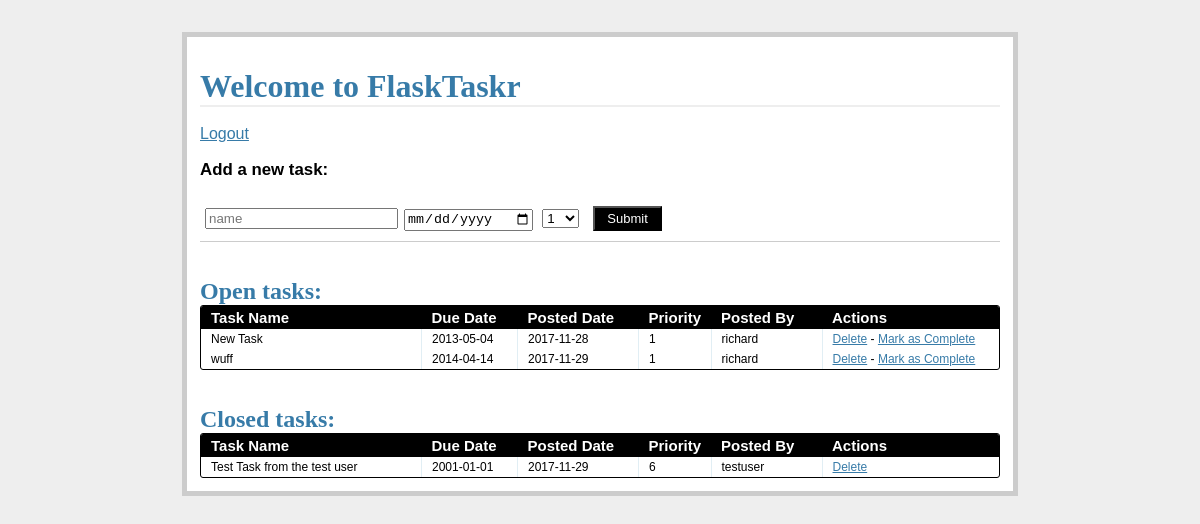
Screenshot of /tasks/ (signed in) with the database file from the repository.
### models.py (models this page shows, shortened)
class Task(db.Model):
    __tablename__ = "tasks"
    task_id = db.Column(db.Integer, primary_key=True)
    name = db.Column(db.String, nullable=False)
    due_date = db.Column(db.Date, nullable=False)
    priority = db.Column(db.Integer, nullable=False)
    posted_date = db.Column(db.Date, default=datetime.datetime.utcnow())
    status = db.Column(db.Integer)
    user_id = db.Column(db.Integer, db.ForeignKey('users.id'))

class User(db.Model):
    __tablename__ = 'users'
    id = db.Column(db.Integer, primary_key=True)
    name = db.Column(db.String, unique=True, nullable=True)
    email = db.Column(db.String, unique=True, nullable=False)
    password = db.Column(db.String, nullable=False)
    tasks = db.relationship('Task', backref='poster')

### views.py (the view)
@app.route('/tasks/')
@login_required
def tasks():
    return render_template(
        'tasks.html',
        form = AddTaskForm(request.form),
        open_tasks = open_tasks(),
        closed_tasks = closed_tasks()
    )

### forms.py
class AddTaskForm(FlaskForm):
    task_id = IntegerField()
    name = StringField(
        'Task Name',
        validators=[DataRequired()]
    )
    due_date = DateField(
        'Date Due (yyyy-mm-dd)',
        validators=[DataRequired()],
        format='%Y-%m-%d'
    )
    priority = SelectField(
        'Priority',
        validators=[DataRequired()],
        choices=[
            ('1', '1'), ('2', '2'), ('3', '3'), ('4', '4'), ('5', '5'), ('6', '6'), ('7', '7'), ('8', '8'), ('9', '9'), ('10', '10')
        ]
    )
    status = IntegerField('Status')

### views.py (called while the page is built)
def open_tasks():
    return db.session.query(Task).filter_by(status='1').order_by(Task.due_date.asc())

def closed_tasks():
    return db.session.query(Task).filter_by(status='0').order_by(Task.due_date.asc())

def login_required(test):
    @wraps(test)
    def wrap(*args, **kwargs):
        if 'logged_in' in session:
            return test(*args, **kwargs)
        else:
            flash('You need to login first.')
            return redirect(url_for('login'))
    return wrap

### templates/tasks.html (shortened to what this page needs)
{% extends "_base.html" %}
{% block content %}
<h1>Welcome to FlaskTaskr</h1>
<br>
<a href="{{ url_for('logout') }}">Logout</a>
<div class="add-task">
  <h3>Add a new task:</h3>
  <form action="{{ url_for('new_task') }}" method="post" class="inline-form">
    <div class="input-group">
      {{ form.name(placeholder="name") }}
    </div>
    <div class="input-group">
      {{ form.due_date(placeholder="due date") }}
    </div>
    <div class="input-group">
      {{ form.priority(placeholder="priority") }}
    </div>
    <div class="input-group">
      <button class="button" type="submit">Submit</button>
    </div>
</div>
<div class="entries">
  <br>
  <br>
  <h2>Open tasks:</h2>
  <div class="datagrid">
    <table>
      <thead>
        <tr>
          <th width="200px"><strong>Task Name</strong></th>
          <th width="75px"><strong>Due Date</strong></th>
          <th width="100px"><strong>Posted Date</strong></th>
          <th width="50px"><strong>Priority</strong></th>
          <th width="90px"><strong>Posted By</strong></th>
          <th><strong>Actions</strong></th>
        </tr>
      </thead>
      {% for task in open_tasks %}
        <tr>
          <td width="200px">{{ task.name }}</td>
          <td width="75px">{{ task.due_date }}</td>
          <td width="100px">{{ task.posted_date }}</td>
          <td width="50px">{{ task.priority }}</td>
          <td width="90px">{{ task.poster.name }}</td>
          <td>
            <a href="{{ url_for('delete_entry', task_id = task.task_id) }}">Delete</a>  -
            <a href="{{ url_for('complete', task_id = task.task_id) }}">Mark as Complete</a>
          </td>
        </tr>
      {% endfor %}
    </table>
  </div>
</div>
<br>
<br>
<div class="entries">
  <h2>Closed tasks:</h2>
  <div class="datagrid">
    <table>
      <thead>
        <tr>
          <th width="200px"><strong>Task Name</strong></th>
          <th width="75px"><strong>Due Date</strong></th>
          <th width="100px"><strong>Posted Date</strong></th>
          <th width="50px"><strong>Priority</strong></th>
          <th width="90px"><strong>Posted By</strong></th>
          <th><strong>Actions</strong></th>
        </tr>
      </thead>
      {% for task in closed_tasks %}
        <tr>
          <td width="200px">{{ task.name }}</td>
          <td width="75px">{{ task.due_date }}</td>
          <td width="100px">{{ task.posted_date }}</td>
          <td width="50px">{{ task.priority }}</td>
          <td width="90px">{{ task.poster.name }}</td>
          <td>
             <a href="{{ url_for('delete_entry', task_id = task.task_id) }}">Delete</a>
          </td>
        </tr>
      {% endfor %}
    </table>
  </div>
</div>
{% endblock %}

### templates/_base.html (shortened to what this page needs)
<!DOCTYPE html>
<html>
  <head>
    <link rel="stylesheet" href="{{ url_for('static', filename='css/main.css') }}">
  </head>
  <body>
    <div class="page">
      <br>
      {% block content %}
      {% endblock %}
    </div>
  </body>
</html>

### static/css/main.css (style rules this page uses)
body { font-family: sans-serif; background: #eee; }
a, h1, h2 { color: #377BA8; }
h1, h2 { font-family: 'Georgia', serif; margin: 0; }
h1 { border-bottom: 2px solid #eee; }
h2 { font-size: 1.5em; }
.page { margin: 2em auto; width: 50em; border: 5px solid #ccc; padding: 0.8em; background: white; }
.entries { list-style: none; margin: 0; padding: 0; }
.add-task { font-size: 0.9em; border-bottom: 1px solid #ccc; }
.input-group { margin-bottom: 15px; }
.datagrid table { border-collapse: collapse; text-align: left; width: 100%; }
.datagrid { background: #fff; overflow: hidden; border: 1px solid #000000; border-radius: 3px; }
.datagrid table td, .datagrid table th { padding: 3px 10px; }
.datagrid table thead th { background-color:#000000; color:#FFFFFF; font-size: 15px; font-weight: bold; }
.datagrid table thead th:first-child { border: none; }
.datagrid table tbody td { color: #000000; border-left: 1px solid #E1EEF4; font-size: 12px; font-weight: normal; }
.datagrid table tbody td:first-child { border-left: none; }
.datagrid table tbody tr:last-child td { border-bottom: none; }
.button { background-color:#000; display:inline-block; color:#ffffff; font-size:13px; padding:3px 12px; margin: 0; text-decoration:none; position:relative; }
.inline-form .input-group { display: inline-block; margin: 10px 5px; }
.input-group input { width: 100%; }

### rows the page displays
Task: name "New Task", due_date "2013-05-04", posted_date "2017-11-28", priority "1", poster.name "richard"
Task: name "wuff", due_date "2014-04-14", posted_date "2017-11-29", priority "1", poster.name "richard"
Task: name "Test Task from the test user", due_date "2001-01-01", posted_date "2017-11-29", priority "6", poster.name "testuser"
